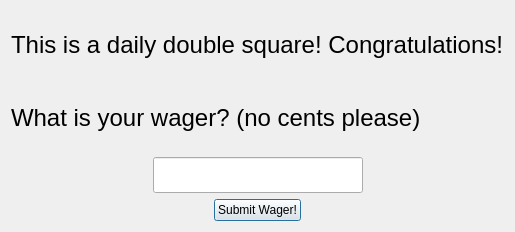
<?xml version="1.0" encoding="UTF-8"?>
<ui version="4.0">
 <class>dailyDoubleDialog</class>
 <widget class="QDialog" name="dailyDoubleDialog">
  <property name="geometry">
   <rect>
    <x>0</x>
    <y>0</y>
    <width>419</width>
    <height>232</height>
   </rect>
  </property>
  <property name="windowTitle">
   <string>Dialog</string>
  </property>
  <layout class="QVBoxLayout" name="verticalLayout">
   <item>
    <widget class="QLabel" name="label">
     <property name="font">
      <font>
       <pointsize>18</pointsize>
      </font>
     </property>
     <property name="text">
      <string>This is a daily double square! Congratulations!</string>
     </property>
    </widget>
   </item>
   <item>
    <widget class="QLabel" name="label_2">
     <property name="font">
      <font>
       <pointsize>18</pointsize>
      </font>
     </property>
     <property name="text">
      <string>What is your wager? (no cents please)</string>
     </property>
    </widget>
   </item>
   <item>
    <layout class="QHBoxLayout" name="horizontalLayout">
     <item>
      <spacer name="horizontalSpacer">
       <property name="orientation">
        <enum>Qt::Horizontal</enum>
       </property>
       <property name="sizeHint" stdset="0">
        <size>
         <width>40</width>
         <height>20</height>
        </size>
       </property>
      </spacer>
     </item>
     <item>
      <widget class="QLineEdit" name="wagerAmount">
       <property name="font">
        <font>
         <pointsize>18</pointsize>
        </font>
       </property>
      </widget>
     </item>
     <item>
      <spacer name="horizontalSpacer_2">
       <property name="orientation">
        <enum>Qt::Horizontal</enum>
       </property>
       <property name="sizeHint" stdset="0">
        <size>
         <width>40</width>
         <height>20</height>
        </size>
       </property>
      </spacer>
     </item>
    </layout>
   </item>
   <item>
    <layout class="QHBoxLayout" name="horizontalLayout_2">
     <item>
      <spacer name="horizontalSpacer_3">
       <property name="orientation">
        <enum>Qt::Horizontal</enum>
       </property>
       <property name="sizeHint" stdset="0">
        <size>
         <width>40</width>
         <height>20</height>
        </size>
       </property>
      </spacer>
     </item>
     <item>
      <widget class="QPushButton" name="submitWagerButton">
       <property name="text">
        <string>Submit Wager!</string>
       </property>
      </widget>
     </item>
     <item>
      <spacer name="horizontalSpacer_4">
       <property name="orientation">
        <enum>Qt::Horizontal</enum>
       </property>
       <property name="sizeHint" stdset="0">
        <size>
         <width>40</width>
         <height>20</height>
        </size>
       </property>
      </spacer>
     </item>
    </layout>
   </item>
  </layout>
 </widget>
 <resources/>
 <connections>
  <connection>
   <sender>submitWagerButton</sender>
   <signal>clicked()</signal>
   <receiver>dailyDoubleDialog</receiver>
   <slot>close()</slot>
   <hints>
    <hint type="sourcelabel">
     <x>211</x>
     <y>198</y>
    </hint>
    <hint type="destinationlabel">
     <x>335</x>
     <y>205</y>
    </hint>
   </hints>
  </connection>
 </connections>
</ui>
